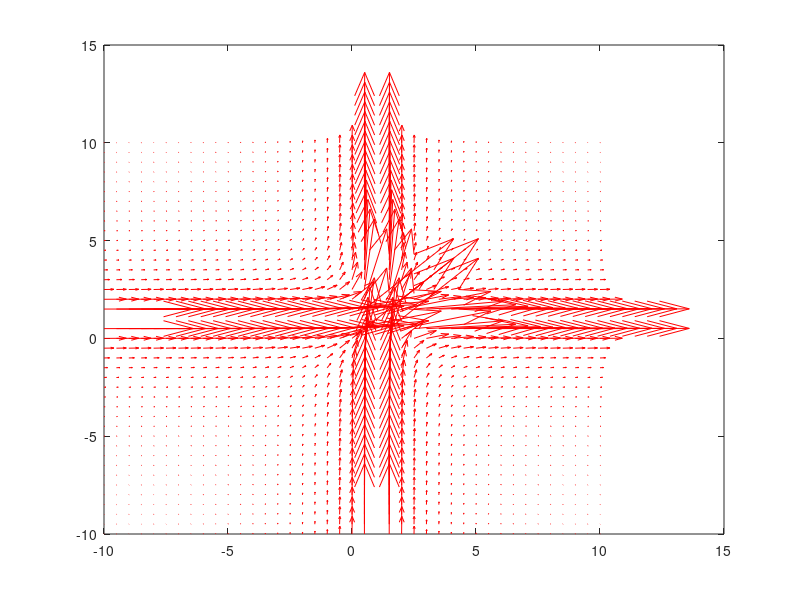

Write the MATLAB code that produced this figure.


p1x = 1; p1y = 0; p2x = 5; p2y = 5;

function findforce = f(px,py,pc,y1val,y2val)
  fx=0;
  fy=0;
  yp1 = zeros(length(y1val),length(y2val));
  yp2 = zeros(length(y1val),length(y2val));
  
  for x=1:length(y1val)
    for y=1:length(y2val)
      for i=1:length(x)
        yp1(x,y) = pc(i)/((abs(y1val(x)-px(i)))^2);
        yp2(x,y) = pc(i)/((abs(y2val(y)-py(i)))^2);
      end
    end
  end
  
  quiver(y1val,y2val,yp1,yp2,'r');
endfunction

f([1 3 5],[1 1 1],[1 -1 1],-10:0.5:10,-10:.5:10);